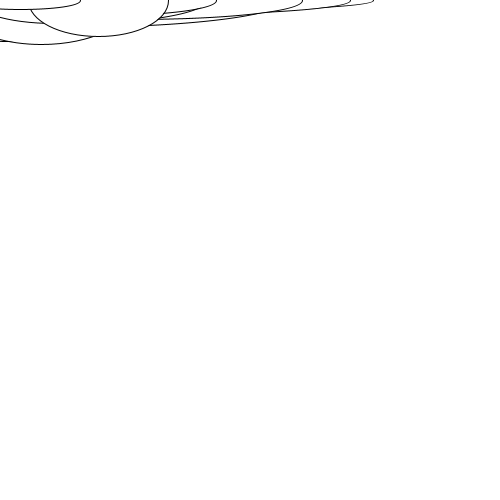
Frame 1 (no input)
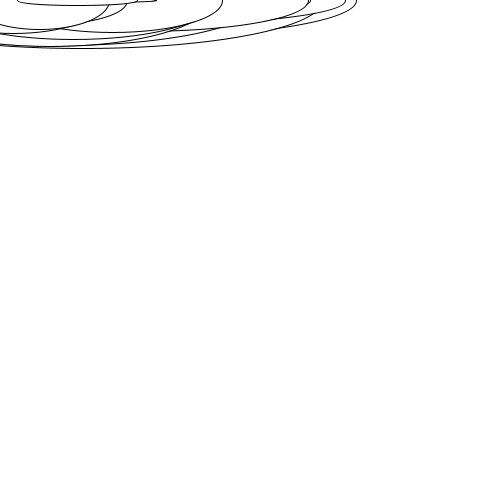
Frame 60 (the mouse pressed at the canvas centre just before this capture)
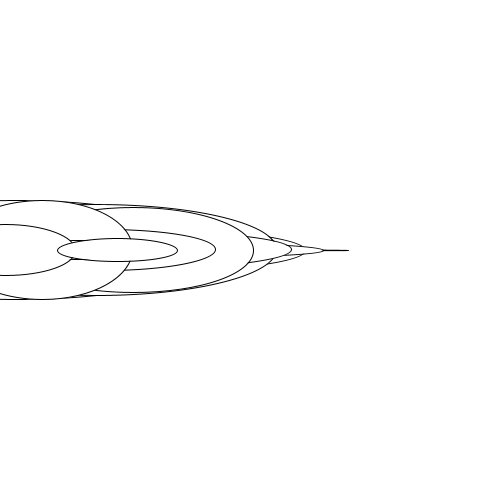
Frame 120 (the mouse held since frame 60 and released just before this capture)

The Processing sketch that drew these frames (run headless with seeded random() and noise(); from frame 60 on, the mouse is pressed at the canvas centre):

// Processing sketch: exercise_23_1
// ── exercise_23_1.pde
void setup () {
  size(500, 500);
  smooth();
  frameRate(10000);
  smooth();
}



void draw() 
{ 
  background (255);

  for (int i = height; i > 100; i = i - 20) 
  {
    ellipse( int (random(140.00)) , mouseY, i, random(100.00));
  }
  
  
}
